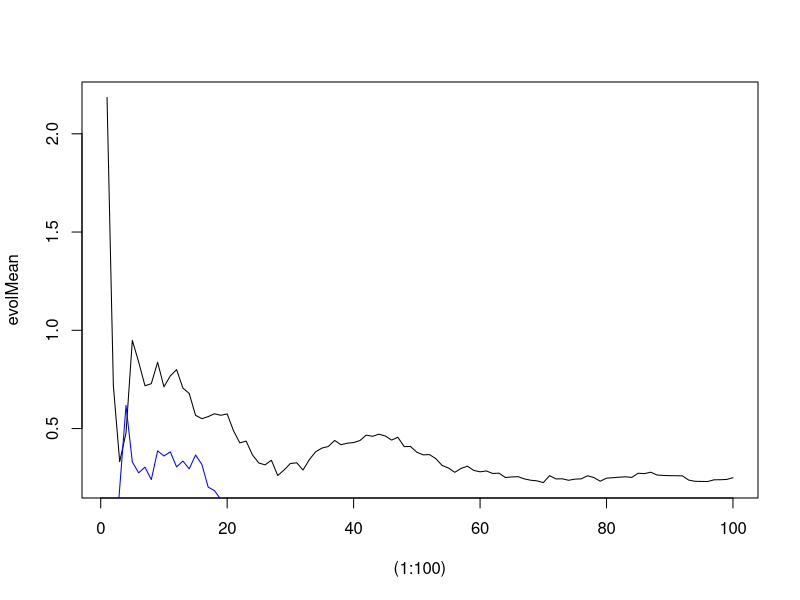
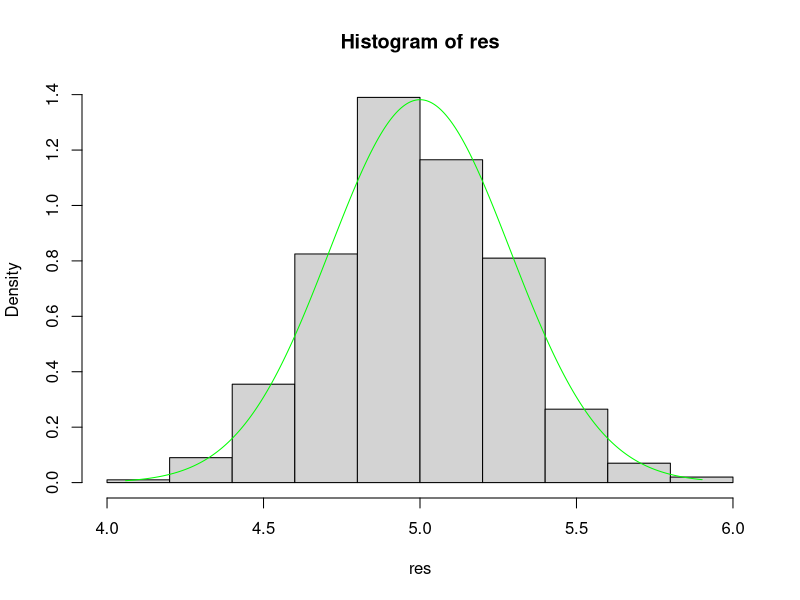

Recreate these plots in R, in order.
## loi des grands nombres
n=100
X = rnorm(100, 0,1)
evolMean=cumsum(X)/(1:100)
plot((1:100),evolMean,type='l')
abline(h=0, col='red')

X = rnorm(100, 0, 1)
evolMean=cumsum(X)/(1:100)
lines((1:100),evolMean,type='l', col='blue')

## Central limit theorem
a=0;b=10;n=100;N=1000
res = vector()
for (i in 1:N){
  X = runif(n,a,b)
  res = c(res, mean(X))
}
hist(res, probability = TRUE)
xx = seq(min(res), max(res), length.out=N)
Z = dnorm(xx,mean = 5, sd = sd(res))
lines(xx, Z, col='green')
